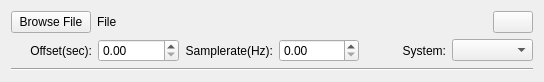
<?xml version="1.0" encoding="UTF-8"?>
<ui version="4.0">
 <class>MoCapSelectionWidget</class>
 <widget class="QWidget" name="MoCapSelectionWidget">
  <property name="geometry">
   <rect>
    <x>0</x>
    <y>0</y>
    <width>544</width>
    <height>71</height>
   </rect>
  </property>
  <property name="windowTitle">
   <string>Form</string>
  </property>
  <property name="styleSheet">
   <string notr="true"/>
  </property>
  <layout class="QVBoxLayout" name="verticalLayout_2">
   <item>
    <layout class="QHBoxLayout" name="horizontalLayout_2" stretch="0,1,0">
     <item>
      <widget class="QPushButton" name="browseFileButton">
       <property name="text">
        <string>Browse File</string>
       </property>
      </widget>
     </item>
     <item>
      <widget class="QLabel" name="filePathLabel">
       <property name="text">
        <string>File</string>
       </property>
       <property name="textInteractionFlags">
        <set>Qt::LinksAccessibleByMouse|Qt::TextSelectableByKeyboard|Qt::TextSelectableByMouse</set>
       </property>
      </widget>
     </item>
     <item>
      <widget class="QPushButton" name="btnDelete">
       <property name="styleSheet">
        <string notr="true"/>
       </property>
       <property name="text">
        <string/>
       </property>
      </widget>
     </item>
    </layout>
   </item>
   <item>
    <layout class="QHBoxLayout" name="horizontalLayout">
     <item>
      <widget class="QLabel" name="label_2">
       <property name="text">
        <string>Offset(sec):</string>
       </property>
       <property name="alignment">
        <set>Qt::AlignRight|Qt::AlignTrailing|Qt::AlignVCenter</set>
       </property>
      </widget>
     </item>
     <item>
      <widget class="QDoubleSpinBox" name="offSetSpinBox"/>
     </item>
     <item>
      <widget class="QLabel" name="label">
       <property name="text">
        <string>Samplerate(Hz):</string>
       </property>
       <property name="alignment">
        <set>Qt::AlignRight|Qt::AlignTrailing|Qt::AlignVCenter</set>
       </property>
      </widget>
     </item>
     <item>
      <widget class="QDoubleSpinBox" name="sampleRateSpinBox"/>
     </item>
     <item>
      <widget class="QLabel" name="label_4">
       <property name="text">
        <string>System:</string>
       </property>
       <property name="alignment">
        <set>Qt::AlignRight|Qt::AlignTrailing|Qt::AlignVCenter</set>
       </property>
      </widget>
     </item>
     <item>
      <widget class="QComboBox" name="cbInputSystem"/>
     </item>
    </layout>
   </item>
   <item>
    <widget class="Line" name="line">
     <property name="orientation">
      <enum>Qt::Horizontal</enum>
     </property>
    </widget>
   </item>
  </layout>
 </widget>
 <resources/>
 <connections/>
</ui>
